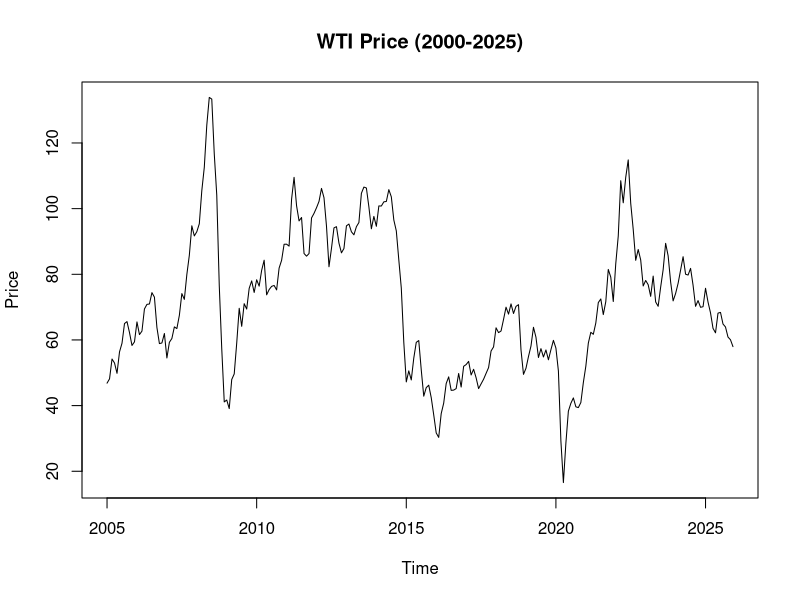
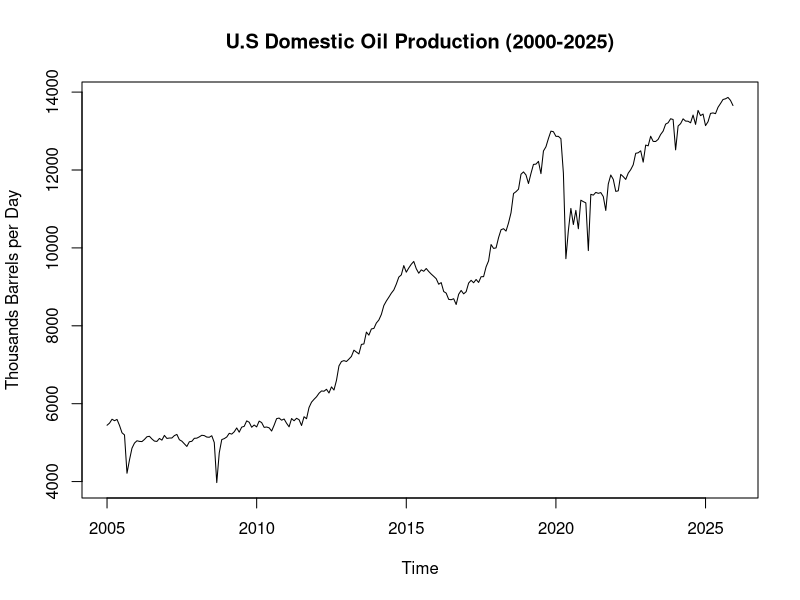
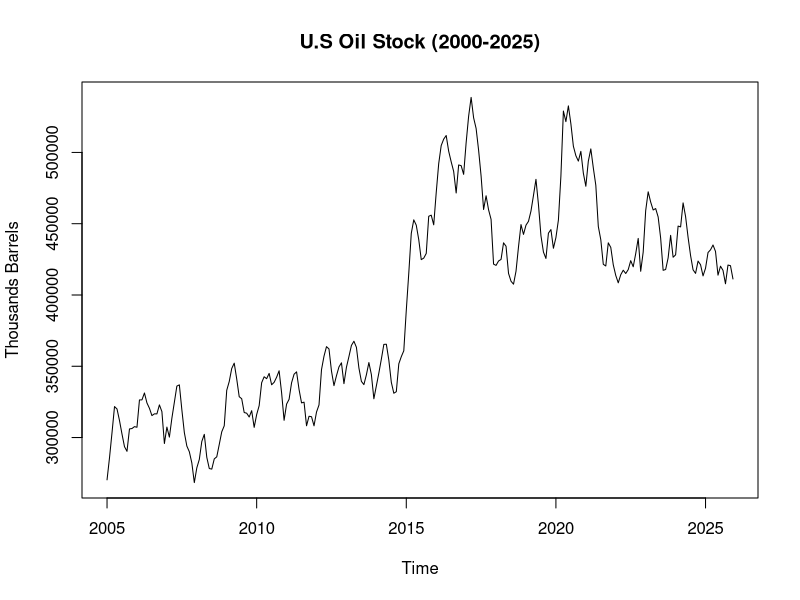
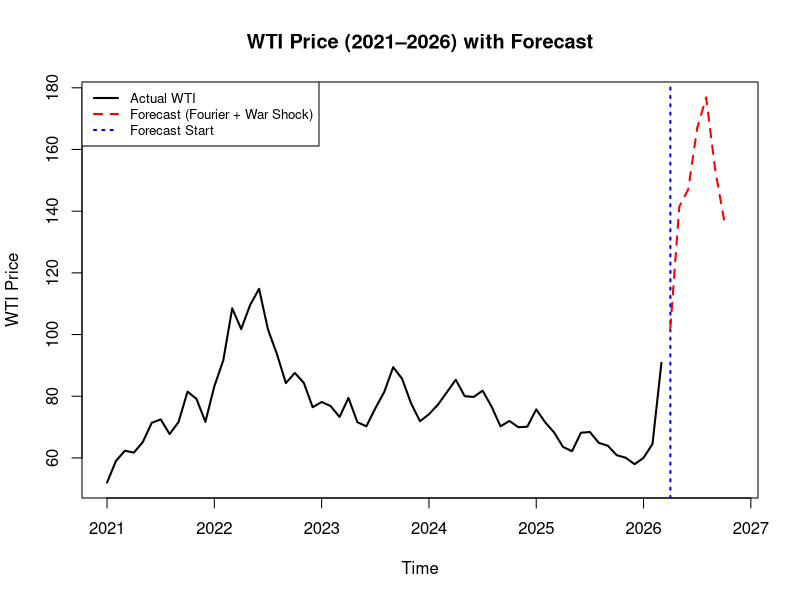

The R source for these figures, in order:
## ---- chunk 1

library(readxl)
library(dplyr)
library(lubridate)
library(tidyr)
library(forecast)
library(tseries)
library(ggplot2)

## ---- chunk 2
wti_raw <- read_excel("Data/Cushing, OK WTI Spot Price FOB (Dollars per Barrel).xls")
stock_raw <- read_excel("Data/U.S. Ending Stocks of Crude Oil (Thousand Barrels).xls")
prod_raw <- read_excel("Data/U.S. Field Production of Crude Oil (Thousand Barrels per Day).xls")
## ---- chunk 3
wti_df <- data.frame(
  Date  = as.Date(wti_raw[[1]], format = "%Y/%m/%d"),
  Price = as.numeric(wti_raw[[2]])
) %>%
  na.omit() %>%
  arrange(Date)

wti_ts <- ts(wti_df[,2], start = c(1986,1), frequency = 12)

wti_sub <- window(wti_ts, start = c(2005, 1), end = c(2025, 12))

# Plot WTI training series
plot(wti_sub, main = "WTI Price (2000-2025)", ylab = "Price", xlab = "Time")

# Stationarity check
adf.test(wti_sub)

fit_arima <- auto.arima(wti_sub)
fit_arima

## ---- chunk 4
stock_df <- data.frame(
  Date  = as.Date(stock_raw[[1]], format = "%Y/%m/%d"),
  Price = as.numeric(stock_raw[[2]])
) %>%
  na.omit() %>%
  arrange(Date)

prod_df <- data.frame(
  Date  = as.Date(prod_raw[[1]], format = "%Y/%m/%d"),
  Price = as.numeric(prod_raw[[2]])
) %>%
  na.omit() %>%
  arrange(Date)

prod_ts  <- ts(prod_df[,2],  start = c(1920, 1), frequency = 12)
stock_ts <- ts(stock_df[,2], start = c(2005, 1), frequency = 12)

# Subset to same training period (2000–2025)
prod_sub  <- window(prod_ts,  start = c(2005,1), end = c(2025,12))
plot(prod_sub, main = "U.S Domestic Oil Production (2000-2025)", ylab = "Thousands Barrels per Day", xlab = "Time")

stock_sub <- window(stock_ts, start = c(2005,1), end = c(2025,12))
plot(stock_sub, main = "U.S Oil Stock (2000-2025)", ylab = "Thousands Barrels", xlab = "Time")

# arimax testing
time_index <- time(wti_sub)

war_dummy <- ifelse(
 time_index >= 2022 + 2/12 &
 time_index < 2022 + 6/12,
1,0)

xreg_all <- cbind(prod_sub, stock_sub, war_dummy)

fit_arimax <- auto.arima(wti_sub, xreg = xreg_all)
fit_arimax
## ---- chunk 5
# Gulf War window
gulf_train <- window(wti_ts, start = c(1986, 1), end = c(1990, 6))
gulf_test  <- window(wti_ts, start = c(1990, 7), end = c(1991, 1))

#log transform
gulf_train_log <- log(gulf_train)
gulf_test_log  <- log(gulf_test)

#Gulf War baseline model
fit_gulf_arima <- auto.arima(gulf_train_log)
fit_gulf_ets   <- ets(gulf_train_log)
fit_gulf_tbats <- tbats(gulf_train_log)

# ARIMA + Fourier
best_aicc_gulf <- Inf
best_k_gulf <- NA
fit_gulf_fourier <- NULL

for(k in 1:3){
  fit_try <- auto.arima(
    gulf_train_log,
    xreg = fourier(gulf_train_log, K = k),
    seasonal = FALSE
  )
  
  if(fit_try$aicc < best_aicc_gulf){
    best_aicc_gulf <- fit_try$aicc
    best_k_gulf <- k
    fit_gulf_fourier <- fit_try
  }
}

#Forecast Gulf War based on baseline
h_gulf <- length(gulf_test_log)

fc_gulf_arima <- forecast(fit_gulf_arima, h = h_gulf)
fc_gulf_ets   <- forecast(fit_gulf_ets, h = h_gulf)
fc_gulf_tbats <- forecast(fit_gulf_tbats, h = h_gulf)

fc_gulf_fourier <- forecast(
  fit_gulf_fourier,
  xreg = fourier(gulf_train_log, K = best_k_gulf, h = h_gulf),
  h = h_gulf
)

# War shock effects
shock_gulf_arima <- as.numeric(gulf_test_log - fc_gulf_arima$mean)
shock_gulf_ets   <- as.numeric(gulf_test_log - fc_gulf_ets$mean)
shock_gulf_tbats <- as.numeric(gulf_test_log - fc_gulf_tbats$mean)
shock_gulf_fourier <- as.numeric(gulf_test_log - fc_gulf_fourier$mean)
## ---- chunk 6
# Ukraine window（same length as Gulf War）
ukr_train <- window(wti_ts, start = c(2018, 1), end = c(2022, 1))
ukr_test  <- window(wti_ts, start = c(2022, 2), end = c(2022, 8))  # 7 months

#log transform
ukr_train_log <- log(ukr_train) 
ukr_test_log  <- log(ukr_test)

#Ukraine baseline models
fit_ukr_arima <- auto.arima(ukr_train_log)
fit_ukr_ets   <- ets(ukr_train_log)
fit_ukr_tbats <- tbats(ukr_train_log)

# ARIMA + Fourier
best_aicc_ukr <- Inf
best_k_ukr <- NA
fit_ukr_fourier <- NULL

for(k in 1:3){
  fit_try <- auto.arima(
    ukr_train_log,
    xreg = fourier(ukr_train_log, K = k),
    seasonal = FALSE
  )
  
  if(fit_try$aicc < best_aicc_ukr){
    best_aicc_ukr <- fit_try$aicc
    best_k_ukr <- k
    fit_ukr_fourier <- fit_try
  }
}

#Forecast 2022 war period baseline
h_ukr <- length(ukr_test_log)

fc_ukr_arima <- forecast(fit_ukr_arima, h = h_ukr)
fc_ukr_ets   <- forecast(fit_ukr_ets, h = h_ukr)
fc_ukr_tbats <- forecast(fit_ukr_tbats, h = h_ukr)

fc_ukr_fourier <- forecast(
  fit_ukr_fourier,
  xreg = fourier(ukr_train_log, K = best_k_ukr, h = h_ukr),
  h = h_ukr
)

## ---- chunk 7
pred_ukr_arima_war_log <- as.numeric(fc_ukr_arima$mean) + shock_gulf_arima
pred_ukr_arima_war <- exp(pred_ukr_arima_war_log)
## ---- chunk 8
pred_ukr_ets_war_log <- as.numeric(fc_ukr_ets$mean) + shock_gulf_ets
pred_ukr_ets_war <- exp(pred_ukr_ets_war_log)
## ---- chunk 9
pred_ukr_tbats_war_log <- as.numeric(fc_ukr_tbats$mean) + shock_gulf_tbats
pred_ukr_tbats_war <- exp(pred_ukr_tbats_war_log)
## ---- chunk 10
pred_ukr_fourier_war_log <- as.numeric(fc_ukr_fourier$mean) + shock_gulf_fourier
pred_ukr_fourier_war <- exp(pred_ukr_fourier_war_log)
## ---- chunk 11
actual_ukr <- as.numeric(ukr_test)
Arima_Scores<-accuracy(pred_ukr_arima_war, actual_ukr)
ETS_Scores<-accuracy(pred_ukr_ets_war, actual_ukr)
TBAT_Scores<-accuracy(pred_ukr_tbats_war, actual_ukr)
Fourier_Scores <- accuracy(pred_ukr_fourier_war, actual_ukr)

scores_cbind <- as.data.frame(rbind(Arima_Scores, ETS_Scores, TBAT_Scores, Fourier_Scores))
row.names(scores_cbind) <-c("ARIMA","ETS","TBAT","Fourier")
print(scores_cbind)
## ---- chunk 12
# Ukraine war shock from Fourier model
shock_ukr_fourier <- as.numeric(ukr_test_log - fc_ukr_fourier$mean)

# check the shock values
print(shock_ukr_fourier)

# Year 2026's WTI price
wti_train_2026 <- window(wti_ts, start = c(2022, 9), end = c(2026, 3))  # Use data after the Ukraine War
wti_train_2026_log <- log(wti_train_2026)

# Final ARIMA + Fourier model
best_aicc_2026 <- Inf
best_k_2026 <- NA
fit_final_fourier <- NULL

for(k in 1:3){
  fit_try <- auto.arima(
    wti_train_2026_log,
    xreg = fourier(wti_train_2026_log, K = k),
    seasonal = FALSE
  )
  
  if(fit_try$aicc < best_aicc_2026){
    best_aicc_2026 <- fit_try$aicc
    best_k_2026 <- k
    fit_final_fourier <- fit_try
  }
}

summary(fit_final_fourier)

# Forecast baseline WTI after April 2026
h_future <- length(shock_ukr_fourier)

fc_2026_fourier <- forecast(
  fit_final_fourier,
  xreg = fourier(wti_train_2026_log, K = best_k_2026, h = h_future),
  h = h_future
)

# baseline forecast in log scale
baseline_2026_log <- as.numeric(fc_2026_fourier$mean)

# Add 2022 Ukraine War shock trend to the 2026 baseline forecast
pred_2026_war_log <- baseline_2026_log + shock_ukr_fourier
pred_2026_war <- exp(pred_2026_war_log)

# output
forecast_2026_results <- data.frame(
  Time = time(fc_2026_fourier$mean),
  Fourier_with_2022_WarShock = pred_2026_war
)

print(forecast_2026_results)
## ---- chunk 13
# Filter observed data from 2021 to 2026.3
wti_plot_actual <- window(wti_ts, start = c(2021, 1), end = c(2026, 3))

# Turn forecast data into time series
wti_forecast_ts <- ts(
  pred_2026_war,
  start = c(2026, 4),
  frequency = 12
)

# Plot observed data
plot(
  wti_plot_actual,
  xlim = c(2021, 2026 + 10/12),
  ylim = range(c(wti_plot_actual, wti_forecast_ts)),
  col = "black",
  lwd = 2,
  ylab = "WTI Price",
  xlab = "Time",
  main = "WTI Price (2021–2026) with Forecast"
)

# Add forecast start line
abline(v = 2026 + 3/12, col = "blue", lty = 3, lwd = 2)

# Add forecast line
lines(
  wti_forecast_ts,
  col = "red",
  lwd = 2,
  lty = 2
)

# Add legend
legend(
  "topleft",
  legend = c("Actual WTI", "Forecast (Fourier + War Shock)", "Forecast Start"),
  col = c("black", "red", "blue"),
  lty = c(1, 2, 3),
  lwd = 2,
  cex = 0.8
)
